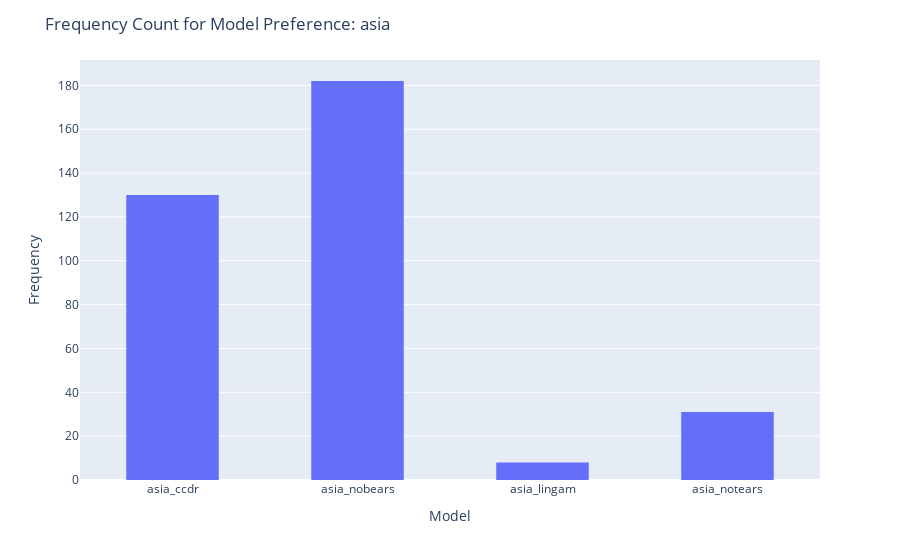

Notebook code cell kept with this figure:
### Code cell
# Frequency of Models
fig = px.histogram(df, x="Model_name")
fig.update_layout(
    title_text=f'Frequency Count for Model Preference: {dataset_name}', # title of plot
    xaxis_title_text='Model', # xaxis label
    yaxis_title_text='Frequency', # yaxis label
    bargap=0.5
)
fig.show()

### Figure 1 — Plotly figure (JSON) as saved in the notebook; plotly's stock layout.template omitted (floating-point values rounded to 4 significant figures; data arrays with more than 128 entries replaced by an {"elided": "..."} marker saying what was removed)
{"data": [{"alignmentgroup": "True", "bingroup": "x", "hovertemplate": "Model_name=%{x}<br>count=%{y}<extra></extra>", "legendgroup": "", "marker": {"color": "#636efa", "pattern": {"shape": ""}}, "name": "", "offsetgroup": "", "orientation": "v", "showlegend": false, "type": "histogram", "x": {"elided": "351 str values"}, "xaxis": "x", "yaxis": "y"}], "layout": {"bargap": 0.5, "barmode": "relative", "legend": {"tracegroupgap": 0}, "margin": {"t": 60}, "title": {"text": "Frequency Count for Model Preference: asia"}, "xaxis": {"anchor": "y", "domain": [0, 1], "title": {"text": "Model"}}, "yaxis": {"anchor": "x", "domain": [0, 1], "title": {"text": "Frequency"}}}}
